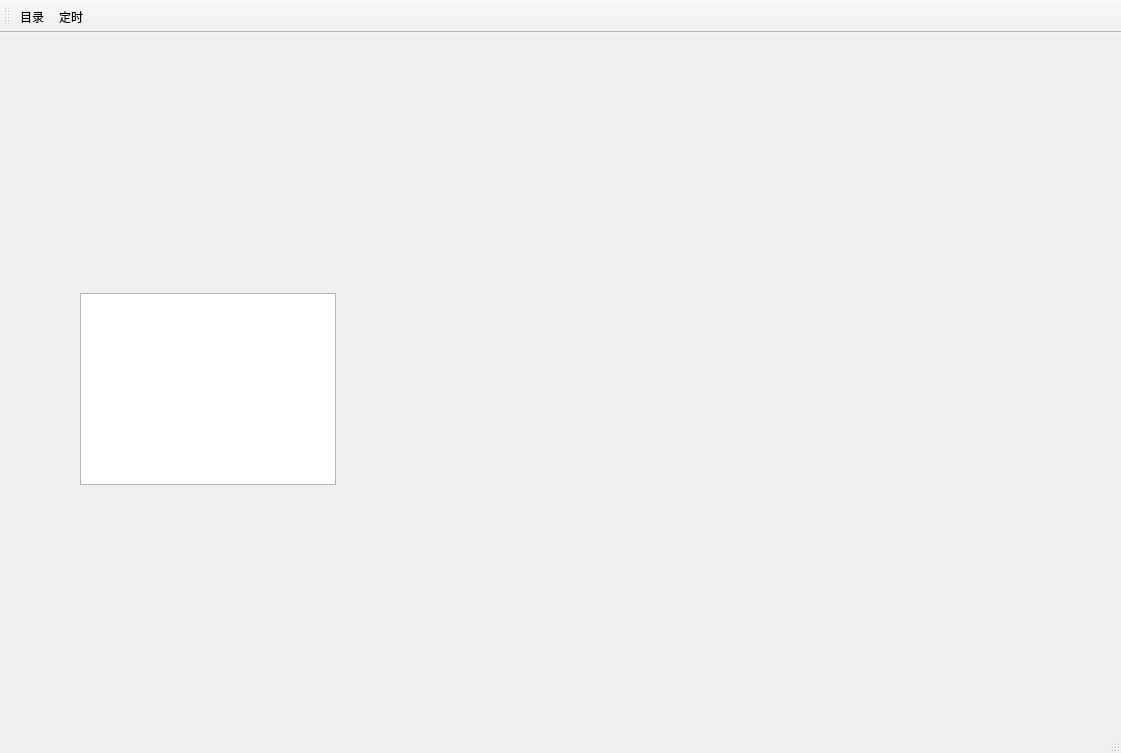
<?xml version="1.0" encoding="UTF-8"?>
<ui version="4.0">
 <class>MainWindow</class>
 <widget class="QMainWindow" name="MainWindow">
  <property name="geometry">
   <rect>
    <x>0</x>
    <y>0</y>
    <width>1121</width>
    <height>753</height>
   </rect>
  </property>
  <property name="windowTitle">
   <string>Wallpaper</string>
  </property>
  <widget class="QWidget" name="centralwidget">
   <widget class="QListWidget" name="listWidget">
    <property name="geometry">
     <rect>
      <x>80</x>
      <y>260</y>
      <width>256</width>
      <height>192</height>
     </rect>
    </property>
    <property name="iconSize">
     <size>
      <width>300</width>
      <height>300</height>
     </size>
    </property>
    <property name="resizeMode">
     <enum>QListView::Adjust</enum>
    </property>
    <property name="viewMode">
     <enum>QListView::IconMode</enum>
    </property>
   </widget>
  </widget>
  <widget class="QMenuBar" name="menubar">
   <property name="geometry">
    <rect>
     <x>0</x>
     <y>0</y>
     <width>1121</width>
     <height>20</height>
    </rect>
   </property>
  </widget>
  <widget class="QStatusBar" name="statusbar"/>
  <widget class="QToolBar" name="toolBar">
   <property name="windowTitle">
    <string>toolBar</string>
   </property>
   <property name="iconSize">
    <size>
     <width>48</width>
     <height>48</height>
    </size>
   </property>
   <property name="toolButtonStyle">
    <enum>Qt::ToolButtonTextUnderIcon</enum>
   </property>
   <attribute name="toolBarArea">
    <enum>TopToolBarArea</enum>
   </attribute>
   <attribute name="toolBarBreak">
    <bool>false</bool>
   </attribute>
   <addaction name="act_dir"/>
   <addaction name="act_timer"/>
  </widget>
  <action name="act_dir">
   <property name="icon">
    <iconset>
     <normaloff>dir.png</normaloff>dir.png</iconset>
   </property>
   <property name="text">
    <string>目录</string>
   </property>
   <property name="toolTip">
    <string>选取目录</string>
   </property>
  </action>
  <action name="act_timer">
   <property name="icon">
    <iconset>
     <normaloff>timer.png</normaloff>timer.png</iconset>
   </property>
   <property name="text">
    <string>定时</string>
   </property>
   <property name="toolTip">
    <string>定时更换壁纸</string>
   </property>
  </action>
 </widget>
 <resources/>
 <connections/>
</ui>
